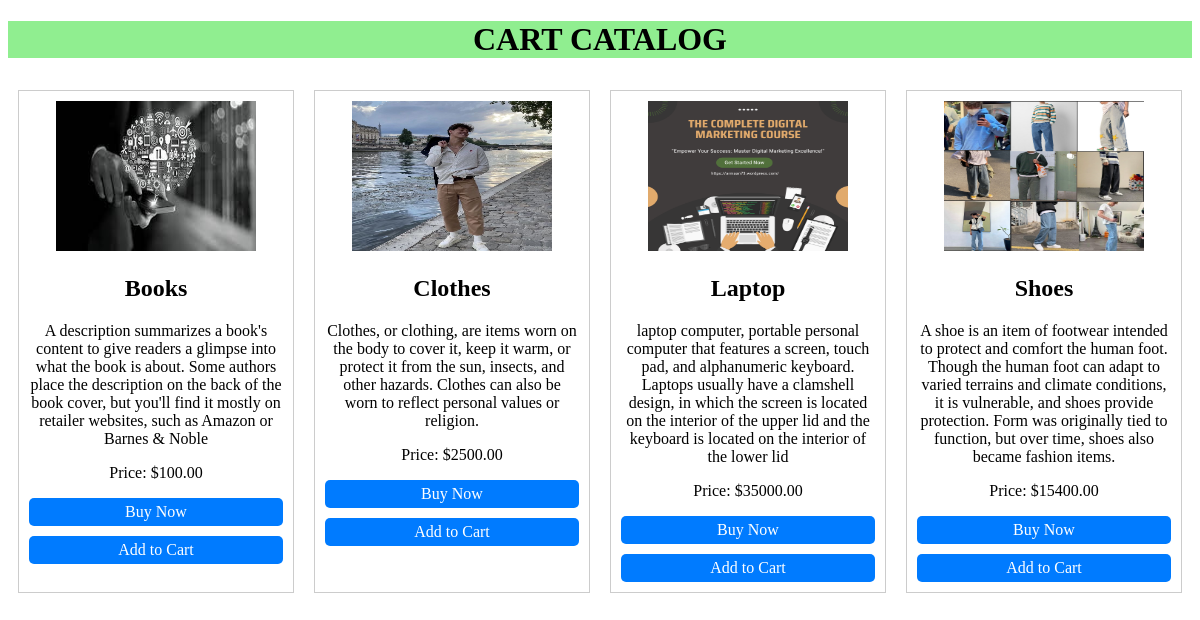
The page / on the database its author committed.
### cart/models.py (models this page shows, shortened)
class Product(models.Model):
    name = models.CharField(max_length=100)
    description = models.TextField(null=True)
    price = models.DecimalField(max_digits=10, decimal_places=2)
    image = models.ImageField(upload_to='products/')

### cart/views.py (the view)
# urls.py: path('', views.product_list, name='product_list'),
def product_list(request):
    products = Product.objects.all()
    return render(request, 'index.html', {'products': products})

### cart/templates/index.html (shortened to what this page needs)
<!DOCTYPE html>
<html lang="en">
<head>
</head>
<body>
    <h1>CART CATALOG</h1>
    <ul class="product-list">
        {% for product in products %}
            <li class="product-item">
                <img src="{{ product.image.url }}" alt="{{ product.name }}" width="200" height="150">
                <h2>{{ product.name }}</h2>
                <p>{{ product.description }}</p>
                <p>Price: ${{ product.price }}</p>
                <a href="#" class="buy-now-button">Buy Now</a>
                <a class="buy-now-button" href="{% url 'cart:add_to_cart' product.id %}">Add to Cart</a>
            </li>
        {% endfor %}
    </ul>
</body>
</html>

### cart/templates/index.html (style rules this page uses)
.product-list { display: flex; flex-wrap: wrap; justify-content: space-between; list-style: none; padding: 0; }
.product-item { flex: 1; max-width: 30%; margin: 10px; border: 1px solid #ccc; padding: 10px; text-align: center; }
.buy-now-button { display: block; margin-top: 10px; background-color: #007bff; color: #fff; text-decoration: none; padding: 5px 10px; border-radius: 5px; }
h1 { text-decoration-color :aqua; text-align: center; background-color: lightgreen; }

### rows shown on the page
Product: image (picture), name "Books", description "A description summarizes a book's content to give readers a glimpse into what the book is about. Some authors place the description on the back of the book cover, but you'll find it mostly on retailer websites, such as Amazon or Barnes & Noble", price "100.00"
Product: image (picture), name "Clothes", description "Clothes, or clothing, are items worn on the body to cover it, keep it warm, or protect it from the sun, insects, and other hazards. Clothes can also be worn to reflect personal values or religion.", price "2500.00"
Product: image (picture), name "Laptop", description "laptop computer, portable personal computer that features a screen, touch pad, and alphanumeric keyboard. Laptops usually have a clamshell design, in which the screen is located on the interior of the upper lid and the keyboard is located on the interior of the lower lid", price "35000.00"
Product: image (picture), name "Shoes", description "A shoe is an item of footwear intended to protect and comfort the human foot. Though the human foot can adapt to varied terrains and climate conditions, it is vulnerable, and shoes provide protection. Form was originally tied to function, but over time, shoes also became fashion items.", price "15400.00"
